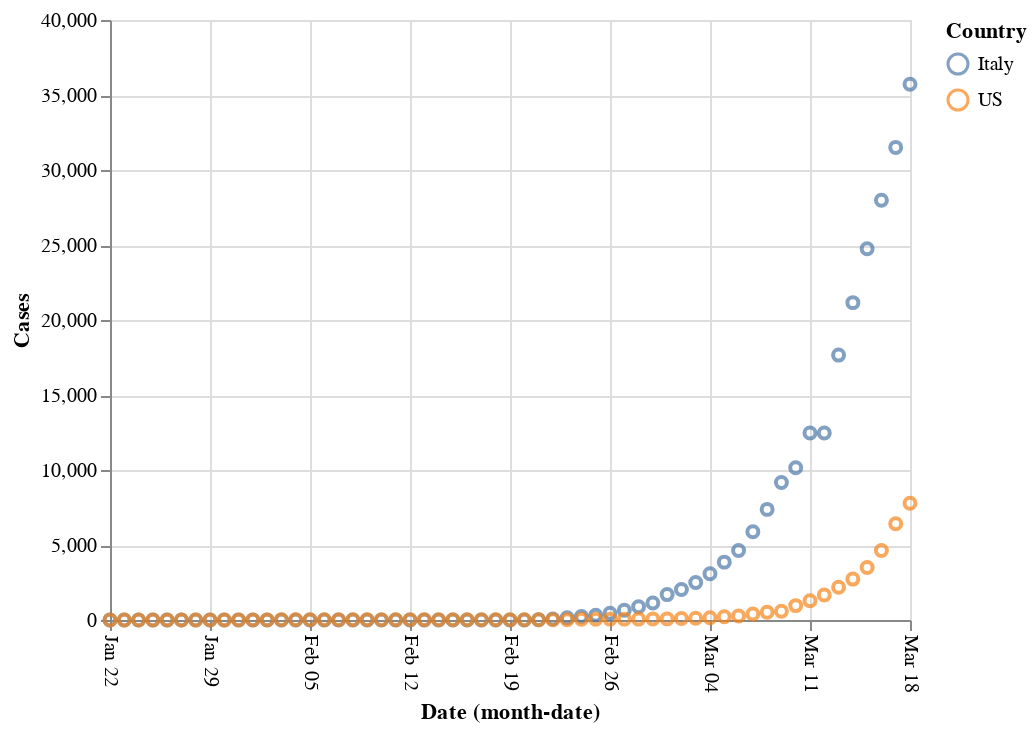

The notebook cell saved with this chart:
### Code cell
alt.Chart(grouped[grouped.Country.isin(['US', 'Italy'])]).mark_point().encode(x=alt.X('monthdate(Date)', 
                                                  axis=alt.Axis(labelAngle=90)), 
                                         y='Cases', color='Country')

### Figure 1 — Vega-Lite specification as saved in the notebook (floating-point values rounded to 4 significant figures)
{"config": {"view": {"continuousWidth": 400, "continuousHeight": 300}}, "data": {"name": "data-995d57485215fcd19039d3a4e5281943"}, "mark": "point", "encoding": {"color": {"type": "nominal", "field": "Country"}, "x": {"type": "temporal", "axis": {"labelAngle": 90}, "field": "Date", "timeUnit": "monthdate"}, "y": {"type": "quantitative", "field": "Cases"}}, "$schema": "https://vega.github.io/schema/vega-lite/v4.0.2.json", "datasets": {"data-995d57485215fcd19039d3a4e5281943": [{"Date": "2020-01-22T00:00:00", "Country": "Italy", "Cases": 0}, {"Date": "2020-01-22T00:00:00", "Country": "US", "Cases": 1}, {"Date": "2020-01-23T00:00:00", "Country": "Italy", "Cases": 0}, {"Date": "2020-01-23T00:00:00", "Country": "US", "Cases": 1}, {"Date": "2020-01-24T00:00:00", "Country": "Italy", "Cases": 0}, {"Date": "2020-01-24T00:00:00", "Country": "US", "Cases": 2}, {"Date": "2020-01-25T00:00:00", "Country": "Italy", "Cases": 0}, {"Date": "2020-01-25T00:00:00", "Country": "US", "Cases": 2}, {"Date": "2020-01-26T00:00:00", "Country": "Italy", "Cases": 0}, {"Date": "2020-01-26T00:00:00", "Country": "US", "Cases": 5}, {"Date": "2020-01-27T00:00:00", "Country": "Italy", "Cases": 0}, {"Date": "2020-01-27T00:00:00", "Country": "US", "Cases": 5}, {"Date": "2020-01-28T00:00:00", "Country": "Italy", "Cases": 0}, {"Date": "2020-01-28T00:00:00", "Country": "US", "Cases": 5}, {"Date": "2020-01-29T00:00:00", "Country": "Italy", "Cases": 0}, {"Date": "2020-01-29T00:00:00", "Country": "US", "Cases": 5}, {"Date": "2020-01-30T00:00:00", "Country": "Italy", "Cases": 0}, {"Date": "2020-01-30T00:00:00", "Country": "US", "Cases": 5}, {"Date": "2020-01-31T00:00:00", "Country": "Italy", "Cases": 2}, {"Date": "2020-01-31T00:00:00", "Country": "US", "Cases": 7}, {"Date": "2020-02-01T00:00:00", "Country": "Italy", "Cases": 2}, {"Date": "2020-02-01T00:00:00", "Country": "US", "Cases": 8}, {"Date": "2020-02-02T00:00:00", "Country": "Italy", "Cases": 2}, {"Date": "2020-02-02T00:00:00", "Country": "US", "Cases": 8}, {"Date": "2020-02-03T00:00:00", "Country": "Italy", "Cases": 2}, {"Date": "2020-02-03T00:00:00", "Country": "US", "Cases": 11}, {"Date": "2020-02-04T00:00:00", "Country": "Italy", "Cases": 2}, {"Date": "2020-02-04T00:00:00", "Country": "US", "Cases": 11}, {"Date": "2020-02-05T00:00:00", "Country": "Italy", "Cases": 2}, {"Date": "2020-02-05T00:00:00", "Country": "US", "Cases": 11}, {"Date": "2020-02-06T00:00:00", "Country": "Italy", "Cases": 2}, {"Date": "2020-02-06T00:00:00", "Country": "US", "Cases": 11}, {"Date": "2020-02-07T00:00:00", "Country": "Italy", "Cases": 3}, {"Date": "2020-02-07T00:00:00", "Country": "US", "Cases": 11}, {"Date": "2020-02-08T00:00:00", "Country": "Italy", "Cases": 3}, {"Date": "2020-02-08T00:00:00", "Country": "US", "Cases": 11}, {"Date": "2020-02-09T00:00:00", "Country": "Italy", "Cases": 3}, {"Date": "2020-02-09T00:00:00", "Country": "US", "Cases": 11}, {"Date": "2020-02-10T00:00:00", "Country": "Italy", "Cases": 3}, {"Date": "2020-02-10T00:00:00", "Country": "US", "Cases": 11}, {"Date": "2020-02-11T00:00:00", "Country": "Italy", "Cases": 3}, {"Date": "2020-02-11T00:00:00", "Country": "US", "Cases": 12}, {"Date": "2020-02-12T00:00:00", "Country": "Italy", "Cases": 3}, {"Date": "2020-02-12T00:00:00", "Country": "US", "Cases": 12}, {"Date": "2020-02-13T00:00:00", "Country": "Italy", "Cases": 3}, {"Date": "2020-02-13T00:00:00", "Country": "US", "Cases": 13}, {"Date": "2020-02-14T00:00:00", "Country": "Italy", "Cases": 3}, {"Date": "2020-02-14T00:00:00", "Country": "US", "Cases": 13}, {"Date": "2020-02-15T00:00:00", "Country": "Italy", "Cases": 3}, {"Date": "2020-02-15T00:00:00", "Country": "US", "Cases": 13}, {"Date": "2020-02-16T00:00:00", "Country": "Italy", "Cases": 3}, {"Date": "2020-02-16T00:00:00", "Country": "US", "Cases": 13}, {"Date": "2020-02-17T00:00:00", "Country": "Italy", "Cases": 3}, {"Date": "2020-02-17T00:00:00", "Country": "US", "Cases": 13}, {"Date": "2020-02-18T00:00:00", "Country": "Italy", "Cases": 3}, {"Date": "2020-02-18T00:00:00", "Country": "US", "Cases": 13}, {"Date": "2020-02-19T00:00:00", "Country": "Italy", "Cases": 3}, {"Date": "2020-02-19T00:00:00", "Country": "US", "Cases": 13}, {"Date": "2020-02-20T00:00:00", "Country": "Italy", "Cases": 3}, {"Date": "2020-02-20T00:00:00", "Country": "US", "Cases": 13}, {"Date": "2020-02-21T00:00:00", "Country": "Italy", "Cases": 20}, {"Date": "2020-02-21T00:00:00", "Country": "US", "Cases": 15}, {"Date": "2020-02-22T00:00:00", "Country": "Italy", "Cases": 62}, {"Date": "2020-02-22T00:00:00", "Country": "US", "Cases": 15}, {"Date": "2020-02-23T00:00:00", "Country": "Italy", "Cases": 155}, {"Date": "2020-02-23T00:00:00", "Country": "US", "Cases": 15}, {"Date": "2020-02-24T00:00:00", "Country": "Italy", "Cases": 229}, {"Date": "2020-02-24T00:00:00", "Country": "US", "Cases": 51}, {"Date": "2020-02-25T00:00:00", "Country": "Italy", "Cases": 322}, {"Date": "2020-02-25T00:00:00", "Country": "US", "Cases": 51}, {"Date": "2020-02-26T00:00:00", "Country": "Italy", "Cases": 453}, {"Date": "2020-02-26T00:00:00", "Country": "US", "Cases": 57}, {"Date": "2020-02-27T00:00:00", "Country": "Italy", "Cases": 655}, {"Date": "2020-02-27T00:00:00", "Country": "US", "Cases": 58}, {"Date": "2020-02-28T00:00:00", "Country": "Italy", "Cases": 888}, {"Date": "2020-02-28T00:00:00", "Country": "US", "Cases": 60}, {"Date": "2020-02-29T00:00:00", "Country": "Italy", "Cases": 1128}, {"Date": "2020-02-29T00:00:00", "Country": "US", "Cases": 68}, {"Date": "2020-03-01T00:00:00", "Country": "Italy", "Cases": 1694}, {"Date": "2020-03-01T00:00:00", "Country": "US", "Cases": 74}, {"Date": "2020-03-02T00:00:00", "Country": "Italy", "Cases": 2036}, {"Date": "2020-03-02T00:00:00", "Country": "US", "Cases": 98}, {"Date": "2020-03-03T00:00:00", "Country": "Italy", "Cases": 2502}, {"Date": "2020-03-03T00:00:00", "Country": "US", "Cases": 118}, {"Date": "2020-03-04T00:00:00", "Country": "Italy", "Cases": 3089}, {"Date": "2020-03-04T00:00:00", "Country": "US", "Cases": 149}, {"Date": "2020-03-05T00:00:00", "Country": "Italy", "Cases": 3858}, {"Date": "2020-03-05T00:00:00", "Country": "US", "Cases": 217}, {"Date": "2020-03-06T00:00:00", "Country": "Italy", "Cases": 4636}, {"Date": "2020-03-06T00:00:00", "Country": "US", "Cases": 262}, {"Date": "2020-03-07T00:00:00", "Country": "Italy", "Cases": 5883}, {"Date": "2020-03-07T00:00:00", "Country": "US", "Cases": 402}, {"Date": "2020-03-08T00:00:00", "Country": "Italy", "Cases": 7375}, {"Date": "2020-03-08T00:00:00", "Country": "US", "Cases": 518}, {"Date": "2020-03-09T00:00:00", "Country": "Italy", "Cases": 9172}, {"Date": "2020-03-09T00:00:00", "Country": "US", "Cases": 583}, {"Date": "2020-03-10T00:00:00", "Country": "Italy", "Cases": 10149}, {"Date": "2020-03-10T00:00:00", "Country": "US", "Cases": 959}, {"Date": "2020-03-11T00:00:00", "Country": "Italy", "Cases": 12462}, {"Date": "2020-03-11T00:00:00", "Country": "US", "Cases": 1281}, {"Date": "2020-03-12T00:00:00", "Country": "Italy", "Cases": 12462}, {"Date": "2020-03-12T00:00:00", "Country": "US", "Cases": 1663}, {"Date": "2020-03-13T00:00:00", "Country": "Italy", "Cases": 17660}, {"Date": "2020-03-13T00:00:00", "Country": "US", "Cases": 2179}, {"Date": "2020-03-14T00:00:00", "Country": "Italy", "Cases": 21157}, {"Date": "2020-03-14T00:00:00", "Country": "US", "Cases": 2727}, {"Date": "2020-03-15T00:00:00", "Country": "Italy", "Cases": 24747}, {"Date": "2020-03-15T00:00:00", "Country": "US", "Cases": 3499}, {"Date": "2020-03-16T00:00:00", "Country": "Italy", "Cases": 27980}, {"Date": "2020-03-16T00:00:00", "Country": "US", "Cases": 4632}, {"Date": "2020-03-17T00:00:00", "Country": "Italy", "Cases": 31506}, {"Date": "2020-03-17T00:00:00", "Country": "US", "Cases": 6421}, {"Date": "2020-03-18T00:00:00", "Country": "Italy", "Cases": 35713}, {"Date": "2020-03-18T00:00:00", "Country": "US", "Cases": 7783}]}}
